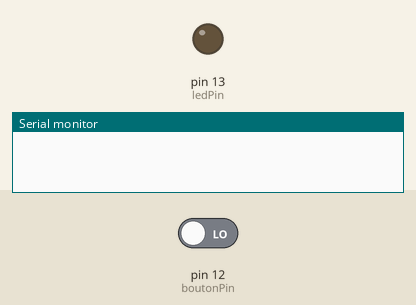
A sketch run on a simulated Arduino Uno, built with avr-gcc and run on an emulated ATmega328P. On the bench: output pins drawn as LEDs (lit = HIGH), the last lines printed to the serial monitor. Inputs (shaded band) come from the test bench; at power-on: pin 12 (boutonPin) LOW.

Above: at 3.0 s.
3.1 s: pin 12 (boutonPin) driven HIGH
At 4.5 s:
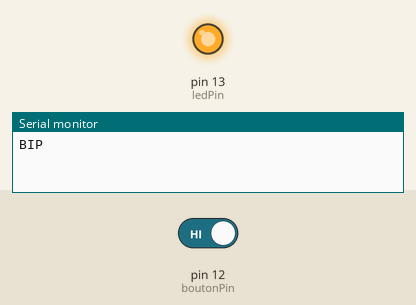
5.6 s: pin 12 (boutonPin) driven LOW
At 6.3 s:
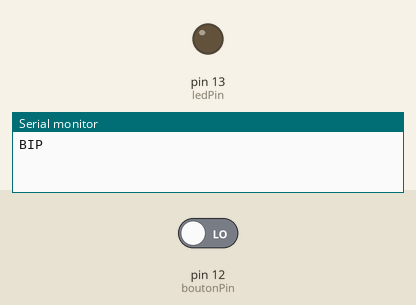
Timing chart, 0 to 8.6 s (numbered marks = the images above; inputs shaded):
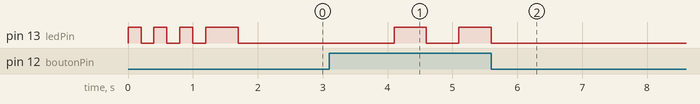

Measured:
- after the input at 3.1 s, pin 13 (ledPin): LOW → HIGH after 1.0 s, → LOW 0.50 s later, → HIGH 0.50 s later
- after the input at 5.6 s, pin 13 (ledPin): goes on until 5.6 s, then stays LOW

The sketch:

led_jaune_simon_test.ino
```cpp
const int boutonPin = 12;  // Pin numérique connectée au bouton
const int ledPin = 13;     // Pin numérique connectée à la LED

int longueurSequence = 3;  // Longueur initiale de la séquence
int indexUtilisateur = 0;  // Index pour suivre la position dans la séquence

void setup() {
  pinMode(boutonPin, INPUT);  // Déclare la pin du bouton comme entrée
  pinMode(ledPin, OUTPUT);    // Déclare la pin de la LED comme sortie
  randomSeed(analogRead(0)); // Initialise la génération de nombres aléatoires
  Serial.begin(9600);        // Initialiser la communication série avec l'ordinateur
}

void loop() {
  // Montre 3 bips rapides sur la LED
  for (int i = 0; i < 3; i++) {
    digitalWrite(ledPin, HIGH);  // LED allumée
    delay(200);                  // Temps allumé
    digitalWrite(ledPin, LOW);   // LED éteinte
    delay(200);                  // Temps éteint
  }

  // Maintenant le jeu commence avec la séquence de bips
  for (int i = 0; i < longueurSequence; i++) {
    // Le jeu affiche le nombre de bips correspondant à la longueur de la séquence
    for (int j = 0; j < i + 1; j++) {
      digitalWrite(ledPin, HIGH);  // LED allumée
      delay(500);                  // LED allumée pendant 500ms
      digitalWrite(ledPin, LOW);   // LED éteinte
      delay(500);                  // LED éteinte pendant 500ms
    }

    // L'utilisateur doit reproduire le nombre de bips
    int bipsUtilisateur = 0;
    while (bipsUtilisateur < i + 1) {
      int etatBouton = digitalRead(boutonPin);  // Lit l'état du bouton
      if (etatBouton == HIGH) {  // Si le bouton est pressé
        bipsUtilisateur++;      // Incrémente le nombre de bips détectés
        delay(500);             // Petite pause pour éviter les rebonds du bouton
        Serial.println("BIP");  // Envoie un signal "BIP" à l'ordinateur
      }
    }

    // Si l'utilisateur a pressé le bon nombre de bips
    if (bipsUtilisateur == i + 1) {
      delay(500); // Petite pause avant le prochain tour
    } else {
      // Si l'utilisateur se trompe, recommence avec 3 bips
      restartGame();
      return;
    }
  }

  // Si l'utilisateur a bien reproduit toute la séquence, on allonge la séquence
  longueurSequence++;
  delay(2000); // Attend 2 secondes avant de recommencer
}

// Fonction pour redémarrer le jeu en cas d'erreur
void restartGame() {
  longueurSequence = 3;
  indexUtilisateur = 0;
  delay(1000); // Pause avant de recommencer
}
```
